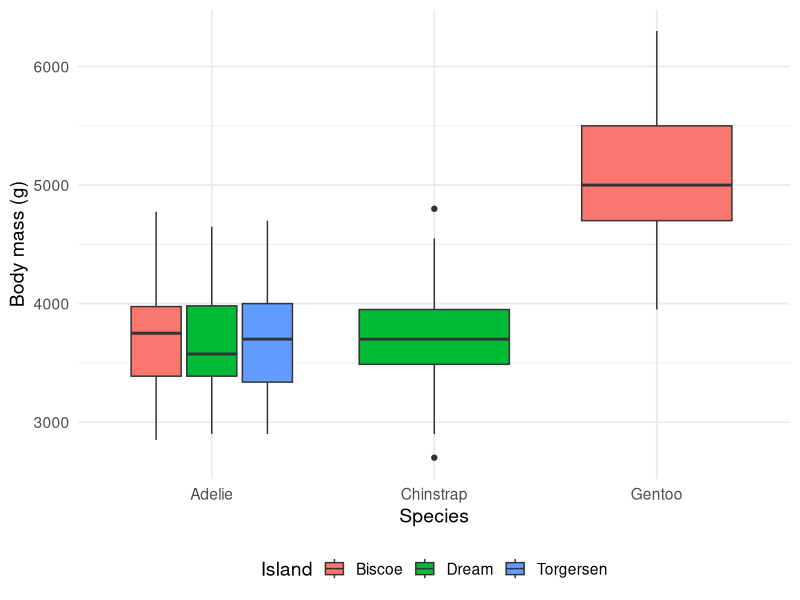
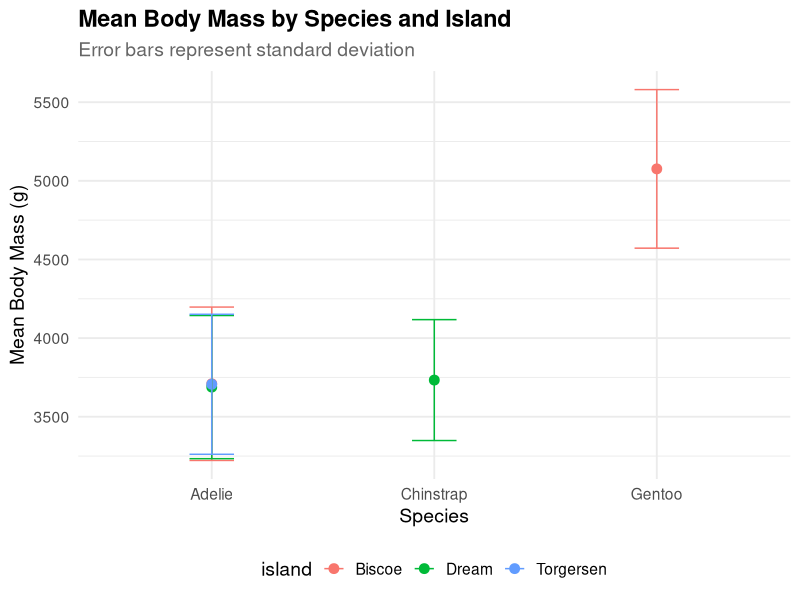
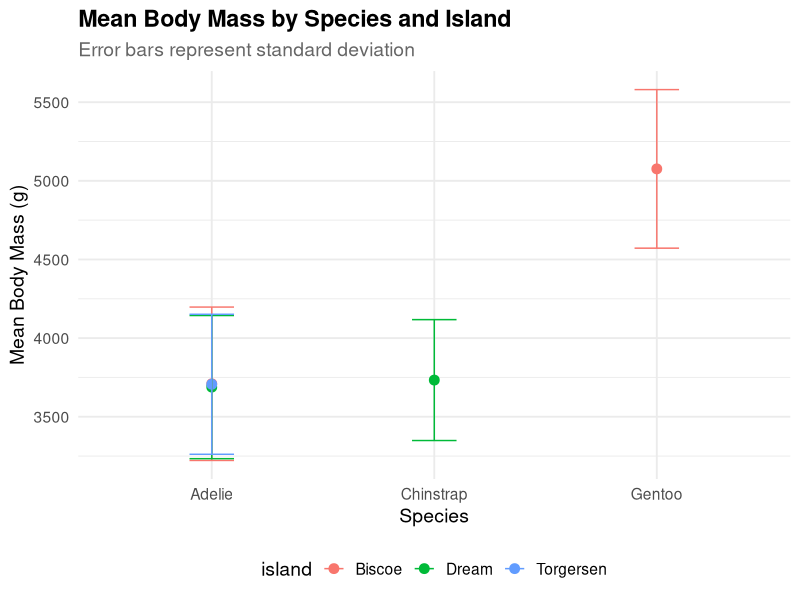

R code for these plots, in order:
## ---- chunk 1
#| label: load-packages
#| include: false

library(tidyverse)
library(palmerpenguins)  # skip if you've already loaded your own data
theme_set(
  theme_minimal(base_size = 14) +
    theme(
      plot.title = element_text(face = "bold"),
      plot.subtitle = element_text(colour = "grey40"),
      legend.position = "bottom"
    )
)
## ---- chunk 2
# 1. Summary table
penguins |>
  group_by(species, island) |>
  summarise(
    mean_body_mass = mean(body_mass_g, na.rm = TRUE),
    .groups = "drop"
  )
## ---- chunk 3
#| label: fig-boxplot
#| fig-cap: "Body mass distribution by species and island"
# 2. Boxplot
penguins |>
  ggplot(aes(x = species, y = body_mass_g, fill = island)) +
  geom_boxplot() +
  labs(
    x = "Species",
    y = "Body mass (g)",
    fill = "Island"
  )
## ---- chunk 4
# Pipe directly from aggregation to plotting with error bars
mass_compare_plot <- penguins |>
  group_by(species, island) |>
  summarise(
    mean_mass = mean(body_mass_g, na.rm = TRUE),
    sd_mass = sd(body_mass_g, na.rm = TRUE),
    n = n(),
    .groups = "drop"
  ) |>
  ggplot(aes(x = species, y = mean_mass, colour = island)) +
  geom_point(size = 3) +
  geom_errorbar(aes(ymin = mean_mass - sd_mass, 
                    ymax = mean_mass + sd_mass), 
                width = 0.2) +
  labs(title = "Mean Body Mass by Species and Island",
       subtitle = "Error bars represent standard deviation",
       y = "Mean Body Mass (g)",
       x = "Species")

mass_compare_plot


## ---- chunk 5
#| echo: false
ggsave("outputs/mass_compare_plot.png", 
       plot = mass_compare_plot, 
       width = 120, height = 120, 
       units = "mm", dpi = 300)
